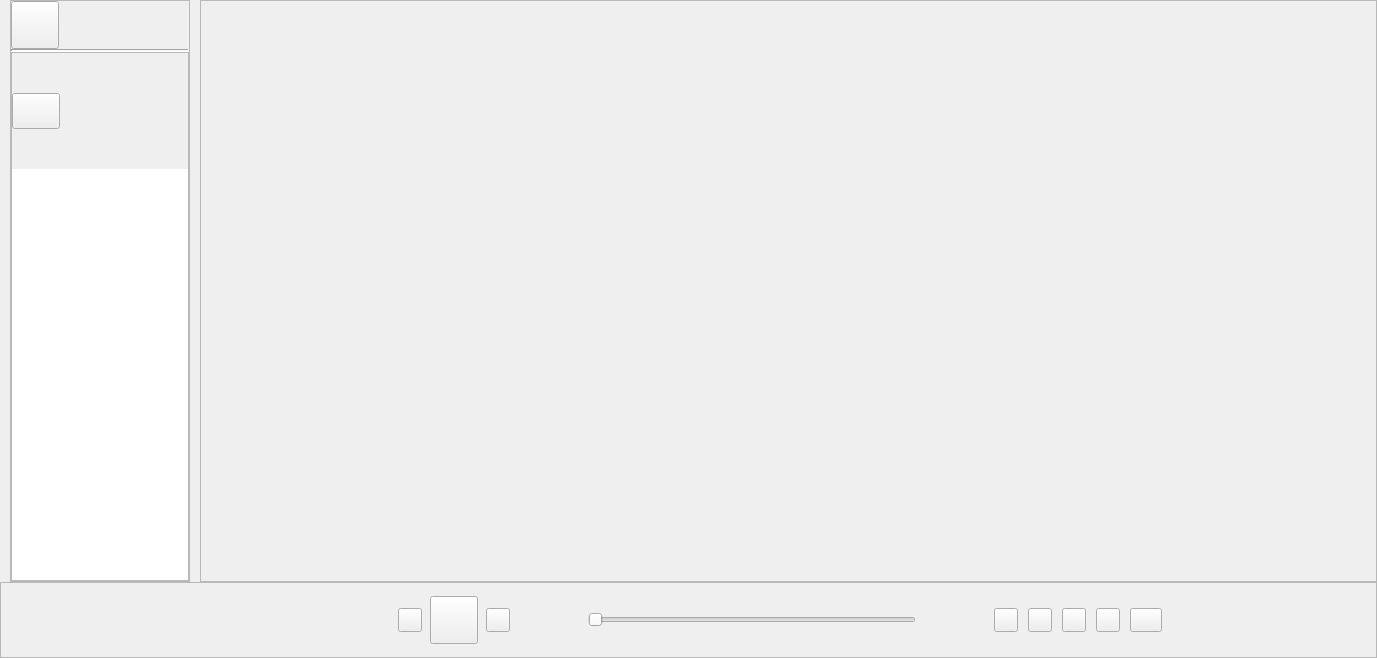
<?xml version="1.0" encoding="UTF-8"?>
<ui version="4.0">
 <class>XampWindow</class>
 <widget class="QWidget" name="XampWindow">
  <property name="geometry">
   <rect>
    <x>0</x>
    <y>0</y>
    <width>1377</width>
    <height>658</height>
   </rect>
  </property>
  <property name="windowTitle">
   <string/>
  </property>
  <property name="styleSheet">
   <string notr="true"/>
  </property>
  <layout class="QVBoxLayout" name="verticalLayout_2" stretch="0,0">
   <property name="spacing">
    <number>0</number>
   </property>
   <property name="leftMargin">
    <number>0</number>
   </property>
   <property name="topMargin">
    <number>0</number>
   </property>
   <property name="rightMargin">
    <number>0</number>
   </property>
   <property name="bottomMargin">
    <number>0</number>
   </property>
   <item>
    <layout class="QHBoxLayout" name="horizontalLayout" stretch="0,0,0,1">
     <property name="spacing">
      <number>0</number>
     </property>
     <item>
      <spacer name="verticalSpacer">
       <property name="orientation">
        <enum>Qt::Vertical</enum>
       </property>
       <property name="sizeHint" stdset="0">
        <size>
         <width>10</width>
         <height>40</height>
        </size>
       </property>
      </spacer>
     </item>
     <item>
      <widget class="QFrame" name="sliderFrame2">
       <property name="minimumSize">
        <size>
         <width>50</width>
         <height>0</height>
        </size>
       </property>
       <property name="maximumSize">
        <size>
         <width>180</width>
         <height>16777215</height>
        </size>
       </property>
       <property name="frameShape">
        <enum>QFrame::StyledPanel</enum>
       </property>
       <property name="frameShadow">
        <enum>QFrame::Raised</enum>
       </property>
       <layout class="QVBoxLayout" name="verticalLayout_6">
        <property name="spacing">
         <number>0</number>
        </property>
        <property name="leftMargin">
         <number>0</number>
        </property>
        <property name="topMargin">
         <number>0</number>
        </property>
        <property name="rightMargin">
         <number>0</number>
        </property>
        <property name="bottomMargin">
         <number>0</number>
        </property>
        <item>
         <widget class="QFrame" name="sliderFrame">
          <property name="sizePolicy">
           <sizepolicy hsizetype="Preferred" vsizetype="Preferred">
            <horstretch>0</horstretch>
            <verstretch>0</verstretch>
           </sizepolicy>
          </property>
          <property name="frameShape">
           <enum>QFrame::NoFrame</enum>
          </property>
          <property name="frameShadow">
           <enum>QFrame::Raised</enum>
          </property>
          <layout class="QVBoxLayout" name="verticalLayout_4">
           <property name="spacing">
            <number>0</number>
           </property>
           <property name="leftMargin">
            <number>0</number>
           </property>
           <property name="topMargin">
            <number>0</number>
           </property>
           <property name="rightMargin">
            <number>0</number>
           </property>
           <property name="bottomMargin">
            <number>0</number>
           </property>
           <item>
            <widget class="QToolButton" name="authButton">
             <property name="minimumSize">
              <size>
               <width>48</width>
               <height>48</height>
              </size>
             </property>
             <property name="maximumSize">
              <size>
               <width>48</width>
               <height>48</height>
              </size>
             </property>
             <property name="text">
              <string/>
             </property>
            </widget>
           </item>
           <item>
            <widget class="Line" name="line">
             <property name="lineWidth">
              <number>2</number>
             </property>
             <property name="orientation">
              <enum>Qt::Horizontal</enum>
             </property>
            </widget>
           </item>
          </layout>
         </widget>
        </item>
        <item>
         <widget class="QFrame" name="frame">
          <property name="frameShape">
           <enum>QFrame::StyledPanel</enum>
          </property>
          <property name="frameShadow">
           <enum>QFrame::Raised</enum>
          </property>
          <layout class="QVBoxLayout" name="verticalLayout_3">
           <property name="spacing">
            <number>0</number>
           </property>
           <property name="leftMargin">
            <number>0</number>
           </property>
           <property name="topMargin">
            <number>0</number>
           </property>
           <property name="rightMargin">
            <number>0</number>
           </property>
           <property name="bottomMargin">
            <number>0</number>
           </property>
           <item>
            <spacer name="verticalSpacer_2">
             <property name="orientation">
              <enum>Qt::Vertical</enum>
             </property>
             <property name="sizeType">
              <enum>QSizePolicy::Fixed</enum>
             </property>
             <property name="sizeHint" stdset="0">
              <size>
               <width>20</width>
               <height>40</height>
              </size>
             </property>
            </spacer>
           </item>
           <item>
            <widget class="QToolButton" name="naviBarButton">
             <property name="minimumSize">
              <size>
               <width>36</width>
               <height>36</height>
              </size>
             </property>
             <property name="maximumSize">
              <size>
               <width>48</width>
               <height>48</height>
              </size>
             </property>
             <property name="text">
              <string/>
             </property>
            </widget>
           </item>
           <item>
            <spacer name="verticalSpacer_5">
             <property name="orientation">
              <enum>Qt::Vertical</enum>
             </property>
             <property name="sizeType">
              <enum>QSizePolicy::Fixed</enum>
             </property>
             <property name="sizeHint" stdset="0">
              <size>
               <width>20</width>
               <height>40</height>
              </size>
             </property>
            </spacer>
           </item>
           <item>
            <widget class="NavBarListView" name="naviBar">
             <property name="sizePolicy">
              <sizepolicy hsizetype="Minimum" vsizetype="Expanding">
               <horstretch>0</horstretch>
               <verstretch>0</verstretch>
              </sizepolicy>
             </property>
             <property name="maximumSize">
              <size>
               <width>300</width>
               <height>16777215</height>
              </size>
             </property>
             <property name="frameShape">
              <enum>QFrame::NoFrame</enum>
             </property>
            </widget>
           </item>
          </layout>
         </widget>
        </item>
       </layout>
      </widget>
     </item>
     <item>
      <spacer name="verticalSpacer_4">
       <property name="orientation">
        <enum>Qt::Vertical</enum>
       </property>
       <property name="sizeHint" stdset="0">
        <size>
         <width>10</width>
         <height>40</height>
        </size>
       </property>
      </spacer>
     </item>
     <item>
      <widget class="QFrame" name="currentViewFrame">
       <property name="frameShape">
        <enum>QFrame::StyledPanel</enum>
       </property>
       <property name="frameShadow">
        <enum>QFrame::Raised</enum>
       </property>
       <layout class="QHBoxLayout" name="horizontalLayout_7">
        <property name="spacing">
         <number>0</number>
        </property>
        <property name="leftMargin">
         <number>0</number>
        </property>
        <property name="topMargin">
         <number>0</number>
        </property>
        <property name="rightMargin">
         <number>0</number>
        </property>
        <property name="bottomMargin">
         <number>0</number>
        </property>
        <item>
         <widget class="QStackedWidget" name="currentView">
          <property name="frameShadow">
           <enum>QFrame::Plain</enum>
          </property>
          <property name="lineWidth">
           <number>0</number>
          </property>
          <property name="currentIndex">
           <number>-1</number>
          </property>
         </widget>
        </item>
       </layout>
      </widget>
     </item>
    </layout>
   </item>
   <item>
    <widget class="QFrame" name="bottomFrame">
     <property name="frameShape">
      <enum>QFrame::StyledPanel</enum>
     </property>
     <property name="frameShadow">
      <enum>QFrame::Raised</enum>
     </property>
     <layout class="QVBoxLayout" name="verticalLayout_5" stretch="0">
      <property name="leftMargin">
       <number>4</number>
      </property>
      <property name="topMargin">
       <number>4</number>
      </property>
      <property name="rightMargin">
       <number>4</number>
      </property>
      <property name="bottomMargin">
       <number>4</number>
      </property>
      <item>
       <widget class="QFrame" name="controlFrame">
        <property name="sizePolicy">
         <sizepolicy hsizetype="Minimum" vsizetype="Preferred">
          <horstretch>0</horstretch>
          <verstretch>0</verstretch>
         </sizepolicy>
        </property>
        <property name="minimumSize">
         <size>
          <width>0</width>
          <height>66</height>
         </size>
        </property>
        <property name="maximumSize">
         <size>
          <width>16777215</width>
          <height>66</height>
         </size>
        </property>
        <property name="frameShape">
         <enum>QFrame::NoFrame</enum>
        </property>
        <property name="frameShadow">
         <enum>QFrame::Plain</enum>
        </property>
        <layout class="QHBoxLayout" name="horizontalLayout_6" stretch="0,0,0,0,0,0,0,0,0,0,0,1,0,0,0,0,0,0,0,0,0,0,0,0">
         <property name="spacing">
          <number>0</number>
         </property>
         <property name="leftMargin">
          <number>0</number>
         </property>
         <property name="topMargin">
          <number>0</number>
         </property>
         <property name="rightMargin">
          <number>0</number>
         </property>
         <property name="bottomMargin">
          <number>0</number>
         </property>
         <item>
          <spacer name="horizontalSpacer_19">
           <property name="orientation">
            <enum>Qt::Horizontal</enum>
           </property>
           <property name="sizeType">
            <enum>QSizePolicy::Fixed</enum>
           </property>
           <property name="sizeHint" stdset="0">
            <size>
             <width>1</width>
             <height>20</height>
            </size>
           </property>
          </spacer>
         </item>
         <item>
          <widget class="ClickableLabel" name="coverLabel">
           <property name="minimumSize">
            <size>
             <width>62</width>
             <height>62</height>
            </size>
           </property>
           <property name="maximumSize">
            <size>
             <width>62</width>
             <height>62</height>
            </size>
           </property>
           <property name="text">
            <string/>
           </property>
          </widget>
         </item>
         <item>
          <spacer name="horizontalSpacer_13">
           <property name="orientation">
            <enum>Qt::Horizontal</enum>
           </property>
           <property name="sizeType">
            <enum>QSizePolicy::Fixed</enum>
           </property>
           <property name="sizeHint" stdset="0">
            <size>
             <width>10</width>
             <height>20</height>
            </size>
           </property>
          </spacer>
         </item>
         <item>
          <layout class="QVBoxLayout" name="verticalLayout_7" stretch="0">
           <property name="spacing">
            <number>0</number>
           </property>
           <item>
            <layout class="QVBoxLayout" name="verticalLayout" stretch="0,0">
             <property name="spacing">
              <number>0</number>
             </property>
             <item>
              <widget class="ScrollLabel" name="titleLabel">
               <property name="minimumSize">
                <size>
                 <width>300</width>
                 <height>0</height>
                </size>
               </property>
               <property name="maximumSize">
                <size>
                 <width>300</width>
                 <height>15</height>
                </size>
               </property>
               <property name="font">
                <font>
                 <pointsize>12</pointsize>
                </font>
               </property>
               <property name="text">
                <string/>
               </property>
               <property name="alignment">
                <set>Qt::AlignLeading|Qt::AlignLeft|Qt::AlignTop</set>
               </property>
              </widget>
             </item>
             <item>
              <widget class="ClickableLabel" name="artistLabel">
               <property name="sizePolicy">
                <sizepolicy hsizetype="Preferred" vsizetype="Preferred">
                 <horstretch>0</horstretch>
                 <verstretch>0</verstretch>
                </sizepolicy>
               </property>
               <property name="minimumSize">
                <size>
                 <width>300</width>
                 <height>0</height>
                </size>
               </property>
               <property name="maximumSize">
                <size>
                 <width>300</width>
                 <height>30</height>
                </size>
               </property>
               <property name="font">
                <font>
                 <pointsize>11</pointsize>
                </font>
               </property>
               <property name="text">
                <string/>
               </property>
               <property name="alignment">
                <set>Qt::AlignLeading|Qt::AlignLeft|Qt::AlignTop</set>
               </property>
               <property name="wordWrap">
                <bool>true</bool>
               </property>
              </widget>
             </item>
            </layout>
           </item>
          </layout>
         </item>
         <item>
          <spacer name="horizontalSpacer_2">
           <property name="orientation">
            <enum>Qt::Horizontal</enum>
           </property>
           <property name="sizeType">
            <enum>QSizePolicy::Fixed</enum>
           </property>
           <property name="sizeHint" stdset="0">
            <size>
             <width>20</width>
             <height>0</height>
            </size>
           </property>
          </spacer>
         </item>
         <item>
          <widget class="QToolButton" name="prevButton">
           <property name="minimumSize">
            <size>
             <width>24</width>
             <height>24</height>
            </size>
           </property>
           <property name="maximumSize">
            <size>
             <width>24</width>
             <height>24</height>
            </size>
           </property>
           <property name="text">
            <string/>
           </property>
           <property name="iconSize">
            <size>
             <width>24</width>
             <height>24</height>
            </size>
           </property>
          </widget>
         </item>
         <item>
          <spacer name="horizontalSpacer_16">
           <property name="orientation">
            <enum>Qt::Horizontal</enum>
           </property>
           <property name="sizeType">
            <enum>QSizePolicy::Fixed</enum>
           </property>
           <property name="sizeHint" stdset="0">
            <size>
             <width>8</width>
             <height>20</height>
            </size>
           </property>
          </spacer>
         </item>
         <item>
          <widget class="QToolButton" name="playButton">
           <property name="minimumSize">
            <size>
             <width>48</width>
             <height>48</height>
            </size>
           </property>
           <property name="maximumSize">
            <size>
             <width>48</width>
             <height>48</height>
            </size>
           </property>
           <property name="text">
            <string/>
           </property>
           <property name="iconSize">
            <size>
             <width>48</width>
             <height>48</height>
            </size>
           </property>
          </widget>
         </item>
         <item>
          <spacer name="horizontalSpacer_18">
           <property name="orientation">
            <enum>Qt::Horizontal</enum>
           </property>
           <property name="sizeType">
            <enum>QSizePolicy::Fixed</enum>
           </property>
           <property name="sizeHint" stdset="0">
            <size>
             <width>8</width>
             <height>20</height>
            </size>
           </property>
          </spacer>
         </item>
         <item>
          <widget class="QToolButton" name="nextButton">
           <property name="minimumSize">
            <size>
             <width>24</width>
             <height>24</height>
            </size>
           </property>
           <property name="maximumSize">
            <size>
             <width>24</width>
             <height>24</height>
            </size>
           </property>
           <property name="text">
            <string/>
           </property>
           <property name="iconSize">
            <size>
             <width>24</width>
             <height>24</height>
            </size>
           </property>
          </widget>
         </item>
         <item>
          <spacer name="horizontalSpacer_17">
           <property name="orientation">
            <enum>Qt::Horizontal</enum>
           </property>
           <property name="sizeType">
            <enum>QSizePolicy::Fixed</enum>
           </property>
           <property name="sizeHint" stdset="0">
            <size>
             <width>8</width>
             <height>20</height>
            </size>
           </property>
          </spacer>
         </item>
         <item>
          <layout class="QHBoxLayout" name="horizontalLayout_4">
           <property name="spacing">
            <number>0</number>
           </property>
           <property name="topMargin">
            <number>3</number>
           </property>
           <property name="bottomMargin">
            <number>3</number>
           </property>
           <item>
            <widget class="QLabel" name="endPosLabel">
             <property name="minimumSize">
              <size>
               <width>70</width>
               <height>20</height>
              </size>
             </property>
             <property name="maximumSize">
              <size>
               <width>70</width>
               <height>20</height>
              </size>
             </property>
             <property name="text">
              <string/>
             </property>
             <property name="alignment">
              <set>Qt::AlignRight|Qt::AlignTrailing|Qt::AlignVCenter</set>
             </property>
             <property name="margin">
              <number>1</number>
             </property>
            </widget>
           </item>
           <item>
            <widget class="SeekSlider" name="seekSlider">
             <property name="minimumSize">
              <size>
               <width>300</width>
               <height>0</height>
              </size>
             </property>
             <property name="maximumSize">
              <size>
               <width>16777215</width>
               <height>16</height>
              </size>
             </property>
             <property name="orientation">
              <enum>Qt::Horizontal</enum>
             </property>
            </widget>
           </item>
           <item>
            <widget class="QLabel" name="startPosLabel">
             <property name="minimumSize">
              <size>
               <width>70</width>
               <height>20</height>
              </size>
             </property>
             <property name="maximumSize">
              <size>
               <width>70</width>
               <height>20</height>
              </size>
             </property>
             <property name="text">
              <string/>
             </property>
            </widget>
           </item>
          </layout>
         </item>
         <item>
          <spacer name="horizontalSpacer_12">
           <property name="orientation">
            <enum>Qt::Horizontal</enum>
           </property>
           <property name="sizeType">
            <enum>QSizePolicy::Fixed</enum>
           </property>
           <property name="sizeHint" stdset="0">
            <size>
             <width>8</width>
             <height>20</height>
            </size>
           </property>
          </spacer>
         </item>
         <item>
          <widget class="QToolButton" name="heartButton">
           <property name="minimumSize">
            <size>
             <width>24</width>
             <height>24</height>
            </size>
           </property>
           <property name="maximumSize">
            <size>
             <width>24</width>
             <height>24</height>
            </size>
           </property>
           <property name="text">
            <string/>
           </property>
           <property name="iconSize">
            <size>
             <width>24</width>
             <height>24</height>
            </size>
           </property>
          </widget>
         </item>
         <item>
          <spacer name="horizontalSpacer_24">
           <property name="orientation">
            <enum>Qt::Horizontal</enum>
           </property>
           <property name="sizeType">
            <enum>QSizePolicy::Fixed</enum>
           </property>
           <property name="sizeHint" stdset="0">
            <size>
             <width>10</width>
             <height>20</height>
            </size>
           </property>
          </spacer>
         </item>
         <item>
          <widget class="QToolButton" name="repeatButton">
           <property name="minimumSize">
            <size>
             <width>24</width>
             <height>24</height>
            </size>
           </property>
           <property name="maximumSize">
            <size>
             <width>24</width>
             <height>24</height>
            </size>
           </property>
           <property name="text">
            <string/>
           </property>
           <property name="iconSize">
            <size>
             <width>24</width>
             <height>24</height>
            </size>
           </property>
          </widget>
         </item>
         <item>
          <spacer name="horizontalSpacer_14">
           <property name="orientation">
            <enum>Qt::Horizontal</enum>
           </property>
           <property name="sizeType">
            <enum>QSizePolicy::Fixed</enum>
           </property>
           <property name="sizeHint" stdset="0">
            <size>
             <width>10</width>
             <height>20</height>
            </size>
           </property>
          </spacer>
         </item>
         <item>
          <widget class="QToolButton" name="eqButton">
           <property name="minimumSize">
            <size>
             <width>24</width>
             <height>24</height>
            </size>
           </property>
           <property name="maximumSize">
            <size>
             <width>24</width>
             <height>24</height>
            </size>
           </property>
           <property name="text">
            <string/>
           </property>
           <property name="iconSize">
            <size>
             <width>24</width>
             <height>24</height>
            </size>
           </property>
          </widget>
         </item>
         <item>
          <spacer name="horizontalSpacer_20">
           <property name="orientation">
            <enum>Qt::Horizontal</enum>
           </property>
           <property name="sizeType">
            <enum>QSizePolicy::Fixed</enum>
           </property>
           <property name="sizeHint" stdset="0">
            <size>
             <width>10</width>
             <height>20</height>
            </size>
           </property>
          </spacer>
         </item>
         <item>
          <widget class="VolumeButton" name="mutedButton">
           <property name="minimumSize">
            <size>
             <width>24</width>
             <height>24</height>
            </size>
           </property>
           <property name="maximumSize">
            <size>
             <width>24</width>
             <height>24</height>
            </size>
           </property>
           <property name="text">
            <string/>
           </property>
           <property name="iconSize">
            <size>
             <width>24</width>
             <height>24</height>
            </size>
           </property>
          </widget>
         </item>
         <item>
          <spacer name="horizontalSpacer_21">
           <property name="orientation">
            <enum>Qt::Horizontal</enum>
           </property>
           <property name="sizeType">
            <enum>QSizePolicy::Fixed</enum>
           </property>
           <property name="sizeHint" stdset="0">
            <size>
             <width>10</width>
             <height>20</height>
            </size>
           </property>
          </spacer>
         </item>
         <item>
          <widget class="QToolButton" name="selectDeviceButton">
           <property name="minimumSize">
            <size>
             <width>32</width>
             <height>24</height>
            </size>
           </property>
           <property name="maximumSize">
            <size>
             <width>32</width>
             <height>24</height>
            </size>
           </property>
           <property name="text">
            <string/>
           </property>
           <property name="iconSize">
            <size>
             <width>24</width>
             <height>24</height>
            </size>
           </property>
           <property name="popupMode">
            <enum>QToolButton::InstantPopup</enum>
           </property>
           <property name="arrowType">
            <enum>Qt::NoArrow</enum>
           </property>
          </widget>
         </item>
         <item>
          <widget class="QLabel" name="deviceDescLabel">
           <property name="minimumSize">
            <size>
             <width>200</width>
             <height>0</height>
            </size>
           </property>
           <property name="text">
            <string/>
           </property>
          </widget>
         </item>
         <item>
          <spacer name="horizontalSpacer_22">
           <property name="orientation">
            <enum>Qt::Horizontal</enum>
           </property>
           <property name="sizeType">
            <enum>QSizePolicy::Fixed</enum>
           </property>
           <property name="sizeHint" stdset="0">
            <size>
             <width>10</width>
             <height>20</height>
            </size>
           </property>
          </spacer>
         </item>
        </layout>
       </widget>
      </item>
     </layout>
    </widget>
   </item>
  </layout>
 </widget>
 <layoutdefault spacing="6" margin="11"/>
 <customwidgets>
  <customwidget>
   <class>ClickableLabel</class>
   <extends>QLabel</extends>
   <header>widget/clickablelabel.h</header>
  </customwidget>
  <customwidget>
   <class>NavBarListView</class>
   <extends>QListView</extends>
   <header>widget/navbarlistview.h</header>
  </customwidget>
  <customwidget>
   <class>SeekSlider</class>
   <extends>QSlider</extends>
   <header>widget/seekslider.h</header>
  </customwidget>
  <customwidget>
   <class>ScrollLabel</class>
   <extends>QLabel</extends>
   <header>widget/scrolllabel.h</header>
  </customwidget>
  <customwidget>
   <class>VolumeButton</class>
   <extends>QToolButton</extends>
   <header>widget/volumebutton.h</header>
  </customwidget>
 </customwidgets>
 <resources/>
 <connections/>
</ui>
